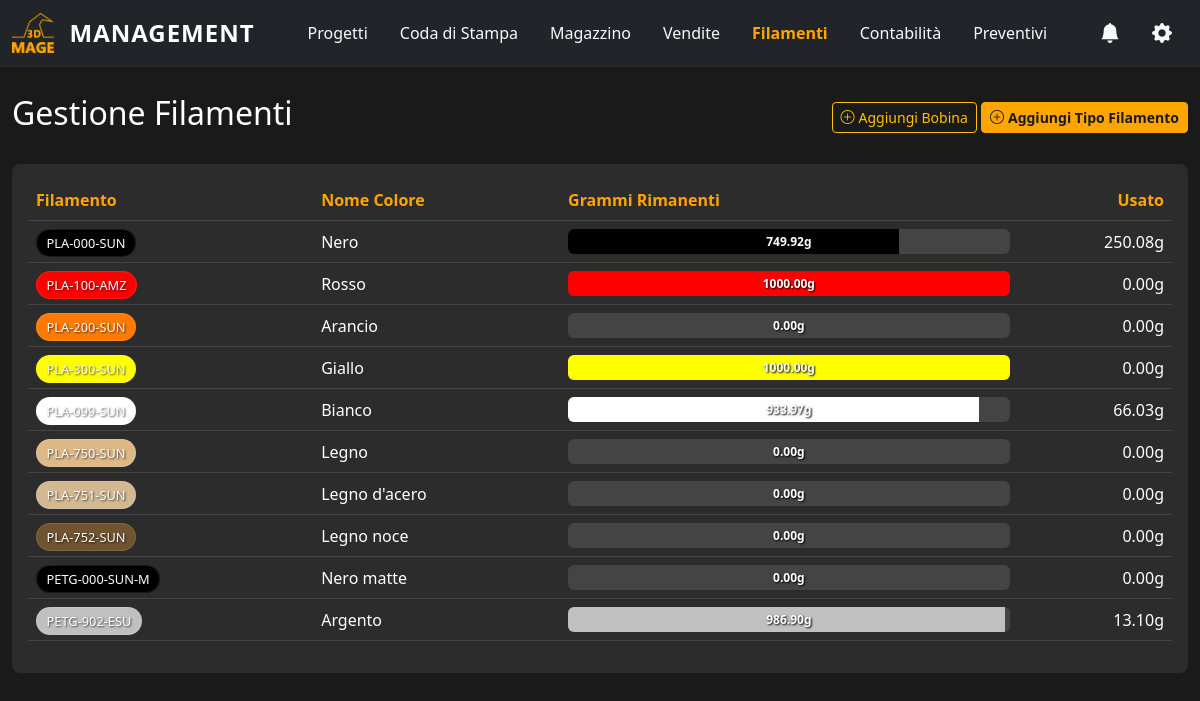
The page /filaments/?sort=material&order=desc on the database its author committed.
### app_3dmage_management/models.py (models this page shows, shortened)
class Filament(models.Model):
    MATERIAL_CHOICES = [
        ('PLA', 'PLA'), ('PETG', 'PETG'), ('ABS', 'ABS'), ('TPU', 'TPU'), ('ASA', 'ASA'),
    ]
    material = models.CharField(max_length=10, choices=MATERIAL_CHOICES, verbose_name="Materiale")
    color_code = models.CharField(max_length=3, verbose_name="Codice Colore")
    brand = models.CharField(max_length=50, verbose_name="Marca")
    color_hex = models.CharField(max_length=7, default="#FFFFFF", verbose_name="Codice Colore HEX")
    color_name = models.CharField(max_length=100, blank=True, verbose_name="Nome Colore")
    nozzle_temp = models.PositiveIntegerField(default=215, verbose_name="Temperatura Ugello (°C)")
    bed_temp = models.PositiveIntegerField(default=60, verbose_name="Temperatura Piatto (°C)")
    volumetric_speed = models.PositiveIntegerField(default=15, verbose_name="Velocità Volumetrica (mm³/s)")
    notes = models.TextField(blank=True, verbose_name="Note")
    def __str__(self):
        return f"{self.material}-{self.color_code}-{self.brand}"
    class Meta:
        verbose_name = "Filamento"
        verbose_name_plural = "Filamenti"
        ordering = ['material', 'brand', 'color_code']

### app_3dmage_management/views.py (the view)
# urls.py: path('filaments/', views.filament_dashboard, name='filament_dashboard'),
def filament_dashboard(request):
    sort_by = request.GET.get('sort', 'material')
    order = request.GET.get('order', 'asc')
    order_prefix = '-' if order == 'desc' else ''
    total_initial_weight_subquery = Spool.objects.filter(
        filament=OuterRef('pk'),
        is_active=True  # Considera solo le bobine attive
    ).values('filament').annotate(
        s=Sum('initial_weight_g')
    ).values('s')
    total_used_weight_subquery = FilamentUsage.objects.filter(
        spool__filament=OuterRef('pk'),
        spool__is_active=True,  # Considera solo le bobine attive
        print_file__status__in=['DONE', 'FAILED']
    ).values('spool__filament').annotate(
        s=Sum('grams_used')
    ).values('s')
    filaments_query = Filament.objects.annotate(
        annotated_total_initial_weight=Coalesce(Subquery(total_initial_weight_subquery, output_field=IntegerField()), 0),
        annotated_total_used_weight=Coalesce(Subquery(total_used_weight_subquery, output_field=DecimalField()), Decimal('0.00'))
    ).annotate(
        annotated_remaining_weight=ExpressionWrapper(
            F('annotated_total_initial_weight') - F('annotated_total_used_weight'),
            output_field=DecimalField()
        )
    )
    valid_sort_fields = ['material', 'brand', 'color_name', 'annotated_remaining_weight', 'annotated_total_used_weight']
    if sort_by not in valid_sort_fields:
        sort_by = 'material'
    order_fields = (f'{order_prefix}{sort_by}',)
    filaments = filaments_query.order_by(*order_fields)
    context = {
        'filaments': filaments,
        'filament_form': FilamentForm(),
        'spool_form': SpoolForm(),
        'page_title': 'Filamenti',
        'sort_by': sort_by,
        'order': order
    }
    return render(request, 'app_3dmage_management/filaments.html', context)

### app_3dmage_management/models.py (called while the page is built)
    def __str__(self):
        return self.name

### app_3dmage_management/templates/app_3dmage_management/filaments.html (shortened to what this page needs)
{% extends "app_3dmage_management/base.html" %}
{% load static %}
{% block content %}
<div class="d-flex justify-content-between align-items-center mb-4">
    <h2 class="text-white">Gestione Filamenti</h2>
    <div>
        <button class="btn btn-sm btn-outline-warning" data-bs-toggle="modal" data-bs-target="#addSpoolModal"><i class="bi bi-plus-circle me-1"></i>Aggiungi Bobina</button>
        <button class="btn btn-sm btn-primary-custom" data-bs-toggle="modal" data-bs-target="#addFilamentModal"><i class="bi bi-plus-circle me-1"></i>Aggiungi Tipo Filamento</button>
    </div>
</div>
<div class="card bg-dark-card">
    <div class="card-body">
        <div class="table-responsive">
            <table class="table table-dark table-hover align-middle">
                <thead>
                    <tr>
                        <th><a href="?sort=material&order={% if sort_by == 'material' and order == 'asc' %}desc{% else %}asc{% endif %}">Filamento</a></th>
                        <th><a href="?sort=color_name&order={% if sort_by == 'color_name' and order == 'asc' %}desc{% else %}asc{% endif %}">Nome Colore</a></th>
                        <th style="width: 40%;"><a href="?sort=annotated_remaining_weight&order={% if sort_by == 'annotated_remaining_weight' and order == 'asc' %}desc{% else %}asc{% endif %}">Grammi Rimanenti</a></th>
                        <th class="text-end"><a href="?sort=annotated_total_used_weight&order={% if sort_by == 'annotated_total_used_weight' and order == 'asc' %}desc{% else %}asc{% endif %}">Usato</a></th>
                    </tr>
                </thead>
                <tbody>
                    {% for filament in filaments %}
                    {% with total_weight=filament.annotated_total_initial_weight|default:0 %}
                        {% if total_weight > 0 %}
                            {% widthratio filament.annotated_remaining_weight total_weight 100 as remaining_percentage %}
                        {% endif %}
                        <tr style="cursor:pointer;" data-bs-toggle="modal" data-bs-target="#filamentDetailModal" data-filament-id="{{ filament.id }}">
                            <td class="fw-bold"><span class="filament-pill" style="background-color: {{ filament.color_hex }};">{{ filament }}</span></td>
                            <td>{{ filament.color_name }}</td>
                            <td style="position: relative; min-width: 200px;">
                                <div class="progress" style="height: 25px; background-color: #444;" title="{% if total_weight > 0 %}{{ remaining_percentage|floatformat:1 }}{% else %}0{% endif %}%">
                                    <div class="progress-bar" role="progressbar" style="width: {% if total_weight > 0 %}{{ remaining_percentage }}{% else %}0{% endif %}%; background-color: {{ filament.color_hex }};"></div>
                                    <strong class="justify-content-center align-items-center d-flex position-absolute w-100 h-100 top-0 start-0 text-white" style="text-shadow: 1px 1px 2px black;">{{ filament.annotated_remaining_weight|floatformat:2 }}g</strong>
                                </div>
                            </td>
                            <td class="text-end">{{ filament.annotated_total_used_weight|floatformat:2 }}g</td>
                        </tr>
                    {% endwith %}
                    {% empty %}
                    <tr><td colspan="4" class="text-center py-5"><p class="lead">Nessun filamento trovato.</p></td></tr>
                    {% endfor %}
                </tbody>
            </table>
        </div>
    </div>
</div>
{% endblock %}

### app_3dmage_management/static/app_3dmage_management/css/style.css (style rules this page uses)
:root { --primary-color: #ffa500; --dark-bg: #1a1a1a; --dark-card: #2c2c2c; --dark-nav: #212529; --text-light: #f8f9fa; --text-muted: #6c757d; }
body { padding-top: 70px; background-color: var(--dark-bg); color: var(--text-light); overflow-x: hidden; }
.btn-primary-custom { background-color: var(--primary-color); border-color: var(--primary-color); color: var(--dark-bg); font-weight: bold; }
.card.bg-dark-card { background-color: var(--dark-card) !important; border: none; border-radius: 0.5rem; }
.table { --bs-table-bg: var(--dark-card); --bs-table-hover-bg: #3a3a3a; border-color: #444; }
.table thead th a { color: var(--primary-color); text-decoration: none; font-weight: 600; }
.card .table thead th { color: var(--primary-color); font-weight: 600; }
.filament-pill { padding: 0.25rem 0.6rem; border-radius: 1rem; color: white; font-weight: 500; font-size: 0.8em; text-shadow: 1px 1px 2px rgba(0, 0, 0, 0.7); border: 1px solid rgba(255, 255, 255, 0.1); }

### rows shown on the page
Filament: material+color_code+brand "PLA-000-SUN", color_name "Nero", annotated_remaining_weight "749.92", annotated_total_used_weight "250.08"
Filament: material+color_code+brand "PLA-100-AMZ", color_name "Rosso", annotated_remaining_weight "1000.00", annotated_total_used_weight "0.00"
Filament: material+color_code+brand "PLA-200-SUN", color_name "Arancio", annotated_remaining_weight "0.00", annotated_total_used_weight "0.00"
Filament: material+color_code+brand "PLA-300-SUN", color_name "Giallo", annotated_remaining_weight "1000.00", annotated_total_used_weight "0.00"
Filament: material+color_code+brand "PLA-099-SUN", color_name "Bianco", annotated_remaining_weight "933.97", annotated_total_used_weight "66.03"
Filament: material+color_code+brand "PLA-750-SUN", color_name "Legno", annotated_remaining_weight "0.00", annotated_total_used_weight "0.00"
Filament: material+color_code+brand "PLA-751-SUN", color_name "Legno d'acero", annotated_remaining_weight "0.00", annotated_total_used_weight "0.00"
Filament: material+color_code+brand "PLA-752-SUN", color_name "Legno noce", annotated_remaining_weight "0.00", annotated_total_used_weight "0.00"
Filament: material+color_code+brand "PETG-000-SUN-M", color_name "Nero matte", annotated_remaining_weight "0.00", annotated_total_used_weight "0.00"
Filament: material+color_code+brand "PETG-902-ESU", color_name "Argento", annotated_remaining_weight "986.90", annotated_total_used_weight "13.10"
